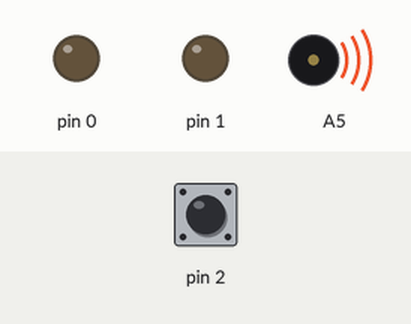
Simulated run of this sketch. Board: Arduino Uno, built for the host (arithmetic inside an expression is 32-bit, double 64-bit). On the bench: output pins drawn as LEDs (lit = HIGH), buzzer (waves = sounding). The inputs (shaded band) are chosen by the test bench; at power-on: pin 2 HIGH. Pins used as bus, display or sensor lines are not drawn.

Above: at 0.06 s.
At 3.97 s:
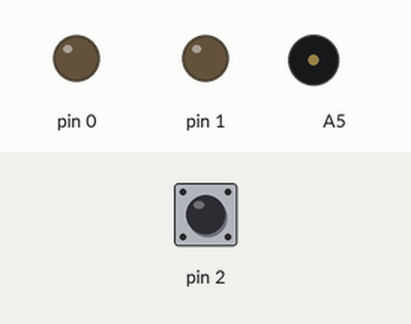
Timing chart, 0 to 5.7 s (numbered marks = the images above):
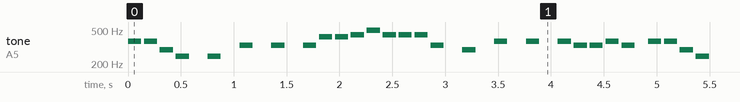

Measured:
- by itself, tone on A5: plays 370 Hz for 0.12 s, 370 Hz for 0.12 s, 294 Hz for 0.12 s, 247 Hz for 0.12 s, 247 Hz for 0.12 s, 330 Hz for 0.12 s … (635 notes in this stretch)

The sketch:

singing_LED.ino
```cpp
#include "8x8.h"
#include "pitches.h"
#include "song.h"

int thisNote = -1, noteDuration = 0;
unsigned long previousTime = 0,
presentTime = 0,
pauseBetweenNotes = 0;

byte presentState = 1, previousState = 1, patternNumber = 0;

void setup() {
  for (byte i = 0; i < sizeof(row); i++) {
    pinMode(row[i], OUTPUT);
  }
  for (byte i = 0; i < sizeof(col); i++) {
    pinMode(col[i], OUTPUT);
  }
  Serial.begin(9600);

  pinMode(A5, OUTPUT);
  pinMode(2, INPUT_PULLUP);
}

void loop() {
  presentState = digitalRead(2);
  if(presentState == 0 && previousState == 1){
    patternNumber = !patternNumber;
  }
  if(patternNumber == 0){
    showPattern(heart);
    checkToPlay();
    delay(1);
  }else if(patternNumber == 1){
    showPattern(squaree);
    checkToPlay();
    delay(1);
  }
  previousState = presentState;
}


void checkToPlay() {
  presentTime = millis();
  if (presentTime - previousTime >= pauseBetweenNotes) {
    thisNote += 1;
    if(thisNote >= 32 ) {
      thisNote = -1;
      pauseBetweenNotes = 100;
      previousTime = millis();
    } else {
      noteDuration = noteDurations2[thisNote];
      tone(A5, melody2[thisNote], noteDuration);
      pauseBetweenNotes = noteDuration * 1.2;
      previousTime = millis();
    }
  }
}
```

pitches.h
```cpp
/*************************************************
   Public Constants
 *************************************************/

#define NOTE_B0  31
#define NOTE_C1  33
#define NOTE_CS1 35
#define NOTE_D1  37
#define NOTE_DS1 39
#define NOTE_E1  41
#define NOTE_F1  44
#define NOTE_FS1 46
#define NOTE_G1  49
#define NOTE_GS1 52
#define NOTE_A1  55
#define NOTE_AS1 58
#define NOTE_B1  62
#define NOTE_C2  65
#define NOTE_CS2 69
#define NOTE_D2  73
#define NOTE_DS2 78
#define NOTE_E2  82
#define NOTE_F2  87
#define NOTE_FS2 93
#define NOTE_G2  98
#define NOTE_GS2 104
#define NOTE_A2  110
#define NOTE_AS2 117
#define NOTE_B2  123
#define NOTE_C3  131
#define NOTE_CS3 139
#define NOTE_D3  147
#define NOTE_DS3 156
#define NOTE_E3  165
#define NOTE_F3  175
#define NOTE_FS3 185
#define NOTE_G3  196
#define NOTE_GS3 208
#define NOTE_A3  220
#define NOTE_AS3 233
#define NOTE_B3  247
#define NOTE_C4  262
#define NOTE_CS4 277
#define NOTE_D4  294
#define NOTE_DS4 311
#define NOTE_E4  330
#define NOTE_F4  349
#define NOTE_FS4 370
#define NOTE_G4  392
#define NOTE_GS4 415
#define NOTE_A4  440
#define NOTE_AS4 466
#define NOTE_B4  494
#define NOTE_C5  523
#define NOTE_CS5 554
#define NOTE_D5  587
#define NOTE_DS5 622
#define NOTE_E5  659
#define NOTE_F5  698
#define NOTE_FS5 740
#define NOTE_G5  784
#define NOTE_GS5 831
#define NOTE_A5  880
#define NOTE_AS5 932
#define NOTE_B5  988
#define NOTE_C6  1047
#define NOTE_CS6 1109
#define NOTE_D6  1175
#define NOTE_DS6 1245
#define NOTE_E6  1319
#define NOTE_F6  1397
#define NOTE_FS6 1480
#define NOTE_G6  1568
#define NOTE_GS6 1661
#define NOTE_A6  1760
#define NOTE_AS6 1865
#define NOTE_B6  1976
#define NOTE_C7  2093
#define NOTE_CS7 2217
#define NOTE_D7  2349
#define NOTE_DS7 2489
#define NOTE_E7  2637
#define NOTE_F7  2794
#define NOTE_FS7 2960
#define NOTE_G7  3136
#define NOTE_GS7 3322
#define NOTE_A7  3520
#define NOTE_AS7 3729
#define NOTE_B7  3951
#define NOTE_C8  4186
#define NOTE_CS8 4435
#define NOTE_D8  4699
#define NOTE_DS8 4978
```

song.h
```cpp
int melody2[] = {
  NOTE_FS4, NOTE_FS4, NOTE_D4, NOTE_B3,
  0, NOTE_B3, 0, NOTE_E4,
  0, NOTE_E4, 0, NOTE_E4,
  NOTE_GS4, NOTE_GS4, NOTE_A4, NOTE_B4,
  NOTE_A4, NOTE_A4, NOTE_A4, NOTE_E4,
  0, NOTE_D4, 0, NOTE_FS4,
  0, NOTE_FS4, 0, NOTE_FS4,
  NOTE_E4, NOTE_E4, NOTE_FS4, NOTE_E4,
};


int noteDurations2[] = {
  125, 125, 125, 125, 125, 125, 125, 125, 125, 125, 125, 125, 125, 125, 125, 125, 125, 125, 125, 125, 125, 125, 125, 125, 125, 125, 125, 125, 125, 125, 125, 125
};
```

Source omitted: 8x8.h (data table, 1284 bytes)
